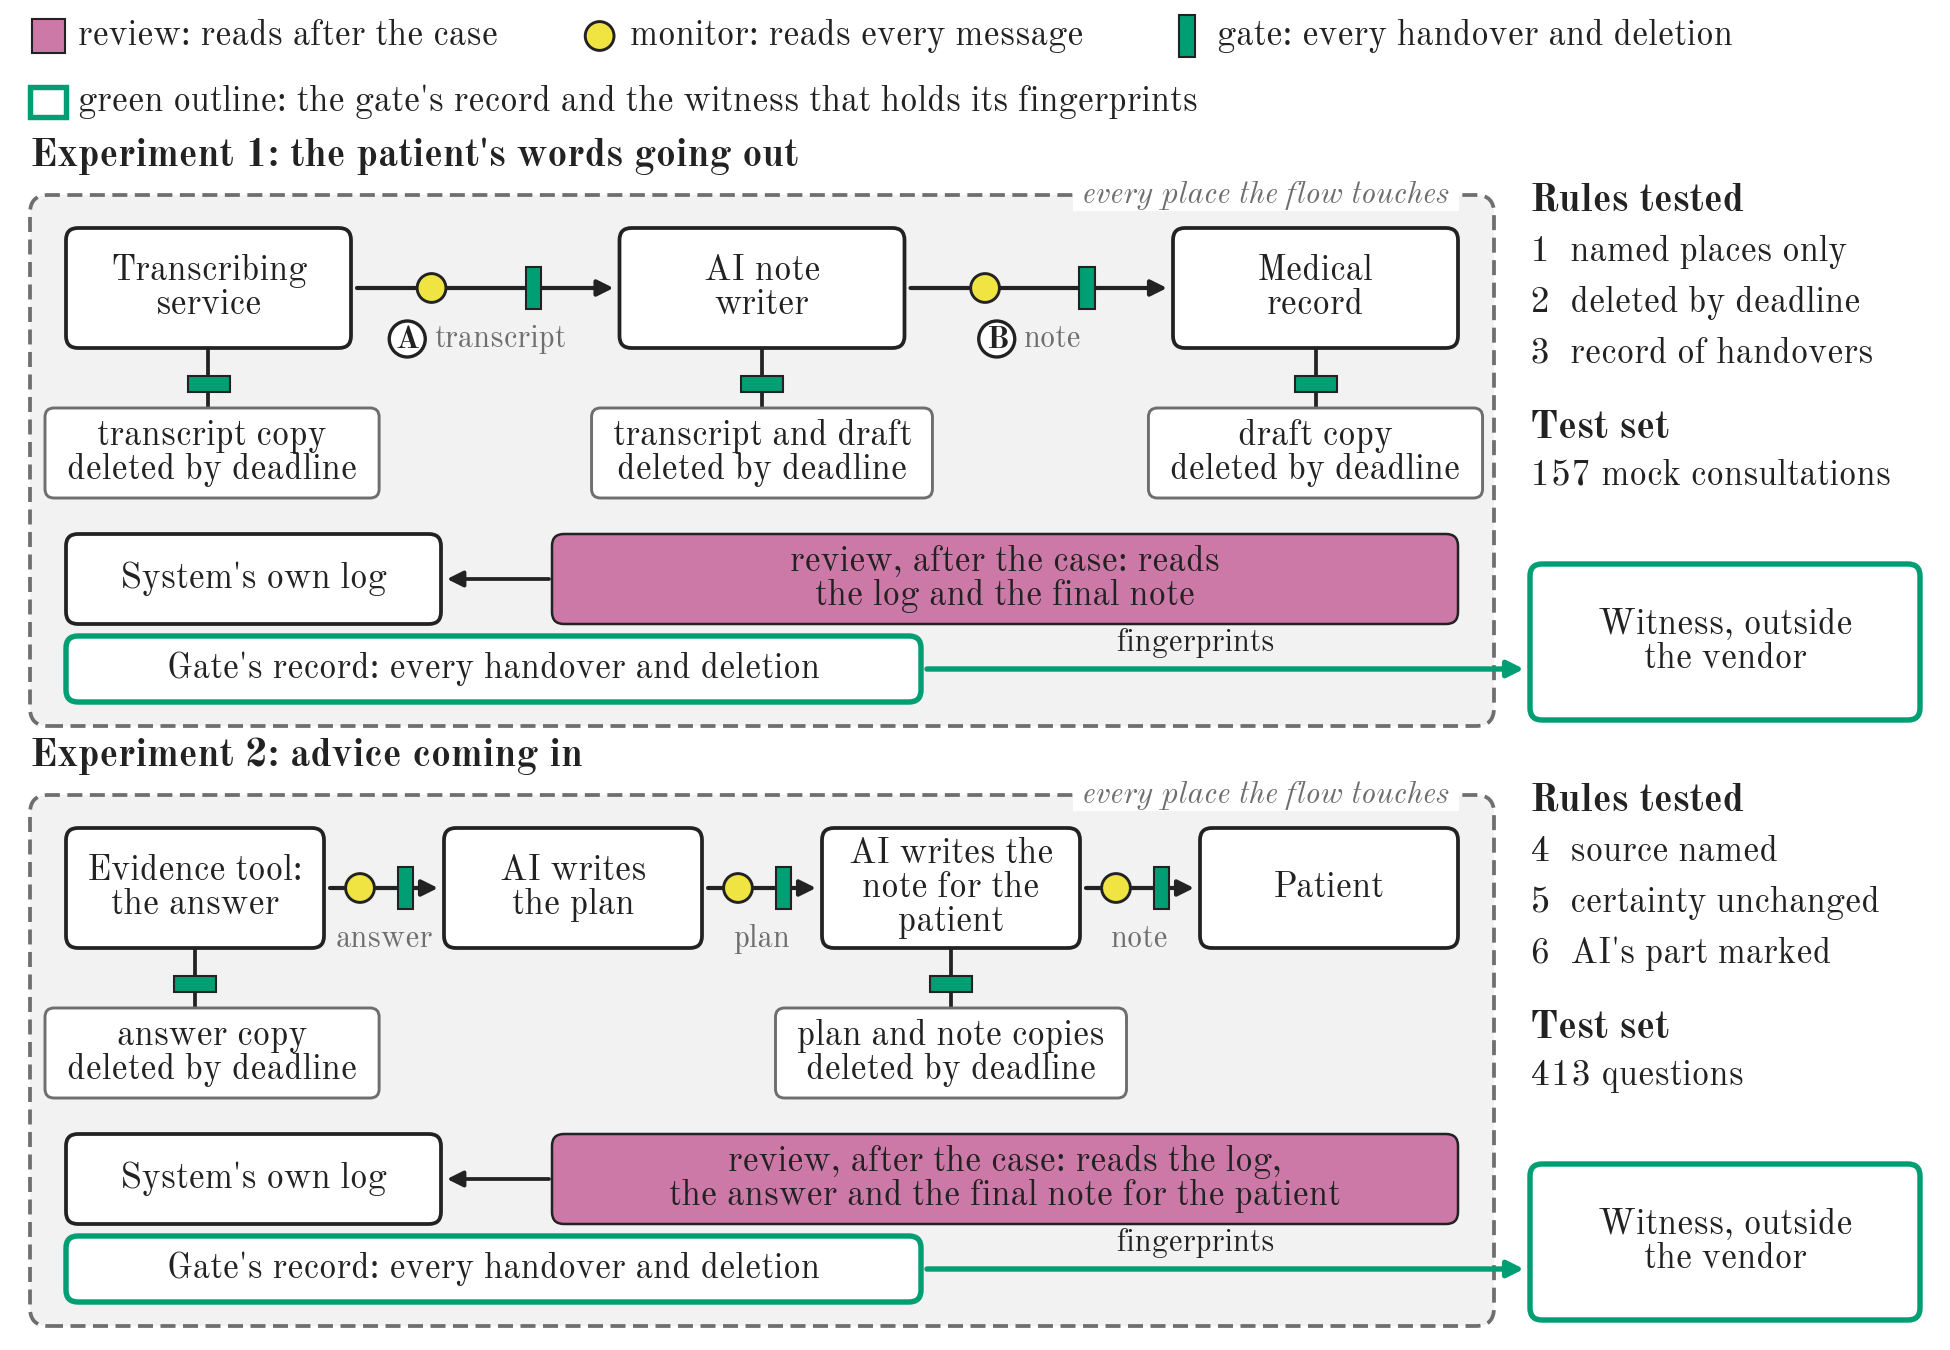

Recreate this plot in Python.
"""Figure B1: the two flows and where each method looks.

Steps, handovers and deletions from facts/METHOD_FACTS.md, section 1
(wiring/wiring.json): Experiment 1 transcriber -> note_writer -> record,
handovers w2 (transcript) and w3 (note); deletions d3 (transcript at the
transcriber), d4 and d5 (transcript and draft at the note writer), d6 (draft at
the record). Experiment 2 advice_tool -> clinician (plan, AI) -> summary_writer
(note for the patient, AI) -> patient, handovers a2, a3, a4; deletions d8
(answer at the tool), d9 and d10 (plan and note at the summary writer).
What each method reads: METHOD_FACTS.md section 2 and Table 1 of the report.
Test sets: 157 and 413 clean cases, from analysis/final_numbers.json.
"""
import style
import grades
import matplotlib.pyplot as plt
from matplotlib.patches import FancyBboxPatch, Rectangle, Circle, FancyArrowPatch

FN = grades.FN
N1 = FN["e1_false_alarms"]["1"]["Checked"]["clean_units"]
N2 = FN["e2_false_alarms"]["6"]["Checked"]["clean_units"]
if (N1, N2) != (157, 413):
    raise SystemExit(f"test sets differ: {N1}, {N2}")

style.apply()
W, H = style.WIDTH_IN, 4.5
fig = plt.figure(figsize=(W, H))
ax = fig.add_axes([0, 0, 1, 1])
ax.set_xlim(0, W)
ax.set_ylim(0, H)
ax.axis("off")

INK, GREY = style.INK, style.GREY
P, M, C = style.PROMISED, style.MONITORED, style.CHECKED
VENDOR_FILL = "#F2F2F2"
X0, X1 = 0.10, 6.40
FS = style.LABEL


def box(x, y, w, h, text=None, fc="white", ec=INK, lw=0.9, fs=FS, color=INK, r=0.04, z=2, **kw):
    ax.add_patch(FancyBboxPatch((x, y), w, h, boxstyle=f"round,pad=0,rounding_size={r}",
                                fc=fc, ec=ec, lw=lw, zorder=z))
    if text:
        ax.text(x + w / 2, y + h / 2, text, ha="center", va="center", fontsize=fs, color=color,
                zorder=z + 1, linespacing=1.0, **kw)


def arrow(x0, y0, x1, y1, color=INK, lw=1.0, z=3):
    ax.add_patch(FancyArrowPatch((x0, y0), (x1, y1), arrowstyle="-|>", mutation_scale=8,
                                 color=color, lw=lw, zorder=z, shrinkA=0, shrinkB=0))


def monitor_mark(x, y, z=5):
    ax.add_patch(Circle((x, y), 0.048, fc=M, ec=INK, lw=0.7, zorder=z))


def gate_mark(x, y, vertical=True, z=5):
    w, h = (0.052, 0.14) if vertical else (0.14, 0.052)
    ax.add_patch(Rectangle((x - w / 2, y - h / 2), w, h, fc=C, ec=INK, lw=0.5, zorder=z))


def review_mark(x, y, z=5):
    ax.add_patch(Rectangle((x - 0.055, y - 0.055), 0.11, 0.11, fc=P, ec=INK, lw=0.5, zorder=z))


# ---------------------------------------------------------------- key
ky = H - 0.12
items = [(review_mark, "review: reads after the case"),
         (monitor_mark, "monitor: reads every message"),
         (gate_mark, "gate: every handover and deletion")]
kx = X0
for mark, label in items:
    mark(kx + 0.06, ky)
    t = ax.text(kx + 0.16, ky, label, ha="left", va="center", fontsize=FS)
    kx = t.get_window_extent(fig.canvas.get_renderer()).transformed(ax.transData.inverted()).x1 + 0.28
ax.add_patch(Rectangle((X0, ky - 0.27), 0.12, 0.10, fc="white", ec=C, lw=1.3))
ax.text(X0 + 0.16, ky - 0.22, "green outline: the gate's record and the witness that holds its fingerprints",
        ha="left", va="center", fontsize=FS)

VX1 = 4.98          # right edge of the vendor's box
RX = 5.10           # right column: rules and test set


def row(top, title, steps, moves, deletes, review_text, rules, test_set, letters=None):
    ax.text(X0, top, title, ha="left", va="center", fontsize=style.HEAD, fontweight="bold")
    vy1, vy0 = top - 0.13, top - 1.90
    ax.add_patch(FancyBboxPatch((X0, vy0), VX1 - X0, vy1 - vy0,
                                boxstyle="round,pad=0,rounding_size=0.06",
                                fc=VENDOR_FILL, ec=GREY, lw=0.9, ls=(0, (4, 2)), zorder=0))
    ax.text(VX1 - 0.12, vy1, " every place the flow touches ", ha="right", va="center", fontsize=style.NOTE,
            color=GREY, style="italic", zorder=1,
            bbox=dict(boxstyle="square,pad=0.04", fc="white", ec="none"))
    n = len(steps)
    sx0, sx1 = X0 + 0.12, VX1 - 0.12
    sw = 0.95 if n == 3 else 0.86
    gap = (sx1 - sx0 - n * sw) / (n - 1)
    sh, sy = 0.40, top - 0.64
    xs = [sx0 + i * (sw + gap) for i in range(n)]
    for x, t in zip(xs, steps):
        box(x, sy, sw, sh, t, fs=FS)
    cy = sy + sh / 2
    for i, what in enumerate(moves):
        xa, xb = xs[i] + sw, xs[i + 1]
        arrow(xa + 0.02, cy, xb - 0.02, cy)
        L_ = xb - xa
        monitor_mark(xa + 0.30 * L_, cy)
        gate_mark(xa + 0.68 * L_, cy)
        mx = (xa + xb) / 2
        if letters:
            lx = mx - 0.04 * len(what) / 2 - 0.06
            ax.add_patch(Circle((lx, cy - 0.17), 0.06, fc="white", ec=INK, lw=0.8, zorder=5))
            ax.text(lx, cy - 0.175, letters[i], ha="center", va="center", fontsize=style.NOTE,
                    fontweight="bold", zorder=6)
            ax.text(lx + 0.09, cy - 0.17, what, ha="left", va="center", fontsize=style.NOTE, color=GREY)
        else:
            ax.text(mx, cy - 0.17, what, ha="center", va="center", fontsize=style.NOTE, color=GREY)
    # deletions: each passes the gate
    dy = sy - 0.50
    for i, d in enumerate(deletes):
        if not d:
            continue
        x = xs[i] + sw / 2
        ax.plot([x, x], [sy, dy + 0.30], color=INK, lw=0.9, zorder=1)
        gate_mark(x, sy - 0.12, vertical=False)
        tm = ax.text(0, 0, d, fontsize=FS, linespacing=1.0)    # width of the text, to size the box
        dw = max(sw, 1.08, tm.get_window_extent(fig.canvas.get_renderer()).width / fig.dpi + 0.14)
        tm.remove()
        box(max(x - dw / 2, X0 + 0.05), dy, dw, 0.30, d, fs=FS, ec=GREY, lw=0.7, r=0.03)
    # the system's own log and the review
    ly, lh = dy - 0.42, 0.30
    box(xs[0], ly, 1.25, lh, "System's own log", fs=FS)
    rx0 = xs[0] + 1.62
    box(rx0, ly, sx1 - rx0, lh, review_text, fc=P, ec=INK, lw=0.6, fs=FS)
    arrow(rx0 - 0.01, ly + lh / 2, xs[0] + 1.27, ly + lh / 2, lw=0.9)
    # the gate's record and the witness
    gy, gh = vy0 + 0.08, 0.22
    box(xs[0], gy, 2.85, gh, "Gate's record: every handover and deletion", ec=C, lw=1.3, fs=FS)
    wy0 = gy - 0.06
    box(RX, wy0, X1 - RX, gh + 0.30, "Witness, outside\nthe vendor", ec=C, lw=1.3, fs=FS)
    arrow(xs[0] + 2.87, gy + gh / 2, RX - 0.02, gy + gh / 2, color=C, lw=1.3)
    ax.text((xs[0] + 2.87 + VX1) / 2 - 0.05, gy + gh / 2 + 0.035, "fingerprints", ha="center",
            va="bottom", fontsize=style.NOTE, zorder=4)
    # rules tested and test set
    ty = vy1 - 0.02
    ax.text(RX, ty, "Rules tested", ha="left", va="center", fontsize=style.HEAD, fontweight="bold")
    for j, (num, words) in enumerate(rules):
        ax.text(RX, ty - 0.17 * (j + 1), f"{num}  {words}", ha="left", va="center", fontsize=FS)
    ty -= 0.17 * (len(rules) + 1) + 0.08
    ax.text(RX, ty, "Test set", ha="left", va="center", fontsize=style.HEAD, fontweight="bold")
    ax.text(RX, ty - 0.10, test_set, ha="left", va="top", fontsize=FS, linespacing=1.1)


row(3.98, "Experiment 1: the patient's words going out",
    ["Transcribing\nservice", "AI note\nwriter", "Medical\nrecord"],
    ["transcript", "note"],
    ["transcript copy\ndeleted by deadline", "transcript and draft\ndeleted by deadline",
     "draft copy\ndeleted by deadline"],
    "review, after the case: reads\nthe log and the final note",
    [(1, "named places only"), (2, "deleted by deadline"), (3, "record of handovers")],
    f"{N1} mock consultations", letters=["A", "B"])

row(1.98, "Experiment 2: advice coming in",
    ["Evidence tool:\nthe answer", "AI writes\nthe plan", "AI writes the\nnote for the\npatient", "Patient"],
    ["answer", "plan", "note"],
    ["answer copy\ndeleted by deadline", None, "plan and note copies\ndeleted by deadline", None],
    "review, after the case: reads the log,\nthe answer and the final note for the patient",
    [(4, "source named"), (5, "certainty unchanged"), (6, "AI's part marked")],
    f"{N2} questions")

style.save(fig, "figB1_two_flows")
